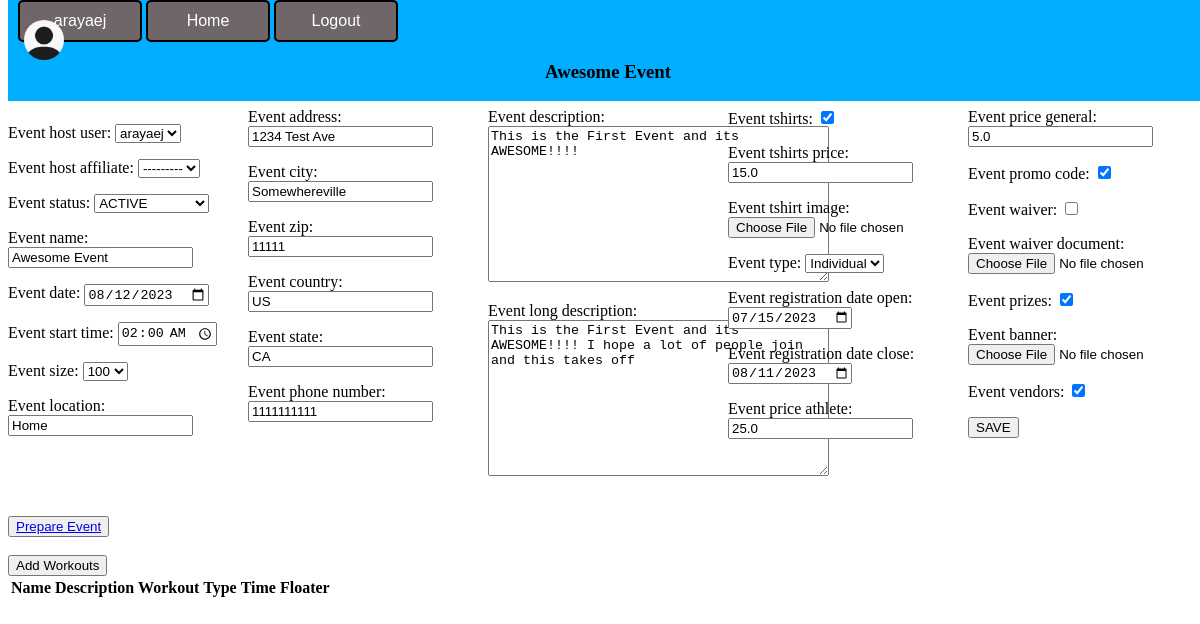
/your-events/Awesome Event (signed in), run on an earlier commit of the app's database.
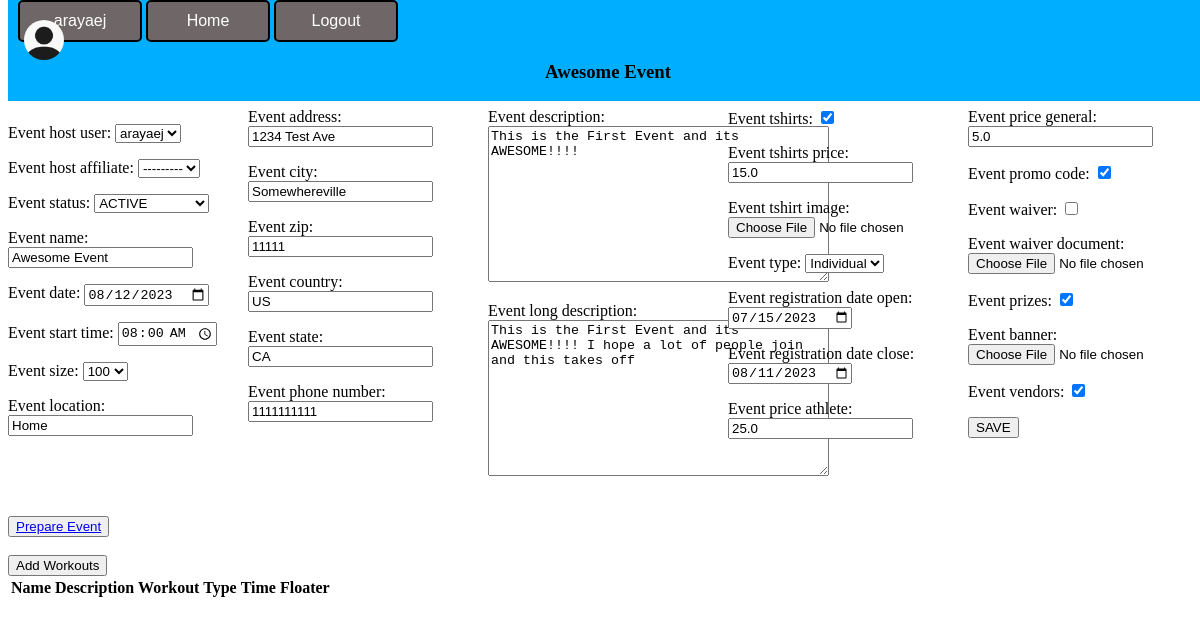
And on a later commit of the database.
### PlanIFYWOD/models.py (models this page shows, shortened)
class Event(models.Model):
    event_id = models.AutoField(primary_key=True, unique=True)
    event_host_user = models.ForeignKey(UserAccount, on_delete=models.CASCADE, db_column='username')
    event_host_affiliate = models.ForeignKey(Affiliate, on_delete=models.CASCADE, related_name='+', blank=True, null=True)
    event_status = models.CharField(max_length=25, choices=EVENT_STATUS, default='ACTIVE',null=False)
    event_name = models.CharField(max_length=100, unique=True)
    event_date_created = models.DateField(null=False, auto_now=True)
    event_date = models.DateField(null=False)
    event_start_time = models.TimeField(null=True, blank=True)
    event_size = models.CharField(max_length=10, choices=SIZE, default='50-100', null=False)
    event_location = models.CharField(max_length=100)
    event_address = models.CharField(max_length=100)
    event_city = models.CharField(max_length=100, null=True, blank=True)
    event_zip = models.IntegerField(null=True, blank=True)
    event_country = models.CharField(max_length=50, null=True)
    event_state = models.CharField(max_length=30, null=True)
    event_phone_number = models.CharField(max_length=20)
    event_description = models.TextField(max_length=100, null=True, blank=True)
    event_long_description = models.TextField(max_length=512, null=True, blank=True)
    event_tshirts = models.BooleanField(default=False)
    event_tshirts_price = models.FloatField(null=True, blank=True, default=0.00)
    event_tshirt_image = models.ImageField(upload_to='shirt-images', null=True, blank=True)
    event_type = models.TextField(max_length=20, choices=EVENT_TYPE, default='Individual',null=False)
    event_registration_date_open = models.DateField(null=True, blank=True)
    event_registration_date_close = models.DateField(null=True, blank=True)
    event_price_athlete = models.FloatField(default=0.00)
    event_price_general = models.FloatField(default=0.00)
    event_promo_code = models.BooleanField(default=False)
    event_waiver = models.BooleanField(default=False)
    event_waiver_document = models.FileField(null=True, blank=True)
    event_prizes = models.BooleanField(default=False)
    event_banner = models.ImageField(upload_to='images/', null=True, blank=True)
    event_vendors = models.BooleanField(default=False)
    def __str__(self) -> str:
        return self.event_name

### PlanIFYWOD/views.py (the view, shortened to what this page needs)
# urls.py: path('your-events/<str:eventname>', views.hostedevents, name='HostedEvent'),
@login_required(login_url='SignIn')
def hostedevents(request, eventname):
    usern = UserAccount.objects.get(username=request.user)
    event = Event.objects.get(event_name=eventname)
    form = FullEventForm(instance=event)
    form2 = EventWorkoutForm(initial={'event': event})
    workouts = EventWorkOut.objects.filter(event=event)
    return render(request, 'PlanIFYweb/hostevent.html', {'pagename': event, 'form': form, 'form2': form2, 'workout_list': workouts})

### PlanIFYWOD/forms.py
class FullEventForm(ModelForm):
    class Meta:
        model = Event
        fields = '__all__'
        widgets = {
            'event_date': DateIn(),
            'event_start_time' : TimeIn(),
            'event_date_created': DateIn(),
            'event_registration_date_open': DateIn(),
            'event_registration_date_close': DateIn(),
        }

class EventWorkoutForm(ModelForm):
    class Meta:
        model = EventWorkOut
        fields = '__all__'

### PlanIFYWOD/models.py (called while the page is built)
    def __str__(self) -> str:
        return str(self.username)

### PlanIFYWOD/templates/PlanIFYweb/hostevent.html (shortened to what this page needs)
{% extends 'PlanIFYweb/navbar.html' %}
{% block content %}
<body>
    <div class="filler">
        <h1 class="filler-text">filler</h1>
    </div>
    <div class="event-input-form">
        <form action="" method="POST" enctype="multipart/form-data">
            {{form.as_p}}
            <input type="submit" value="SAVE">
        </form>
        <br>
    </div>
    <br>
    <br>
    <button>
        <a href="{% url 'PrepareEvent' event=pagename %}">Prepare Event</a>
    </button>
    <br>
    <br>
    <div class="add-workout-form">
        <button id="add-workouts" class="add-workouts">Add Workouts</button>
        <table class="workout-table">
            <tr>
                <th>Name</th>
                <th>Description</th>
                <th>Workout Type</th>
                <th>Time</th>
                <th>Floater</th>
            </tr>
        </table>
    </div>
</body>
{% endblock %}

### PlanIFYWOD/templates/PlanIFYweb/navbar.html (shortened to what this page needs)
{% load static %}
<!DOCTYPE html>
<html>
    <head>
        <link rel="stylesheet" type="text/css" href="{% static '/css/main.css' %}">
    </head>
    {% if user.is_authenticated %}
        <div class="nav-bar">
            <a href="{% url 'Profile' user=user %}"><div class="dashboard-button">{{user}}</div></a>
                {% if profile_pic %}
                    <img src="media/{{ img }}" class="profile-pic" />
                {% else %}
                <img src="{% static '/media/images/generic_avatar.png'  %}" class="profile-pic" />
                {% endif %}
            <a href="{% url 'Home' %}"><div class="dashboard-button">Home</div></a>
            <a href="{% url 'SignOut' %}"><div class="dashboard-button">Logout</div></a>
            <center><h3>{{pagename}}</h3></center>
        </div>
    {% endif %}
    {% block content %}
    {% endblock%}
</html>

### PlanIFYweb/static/css/main.css (style rules this page uses)
div.nav-bar { background-color: rgb(0, 174, 255);; position:fixed; top: 0; width: 100%; overflow: hidden; z-index: 1; }
.profile-pic { position: absolute; left: 16px; top: 20px; width: 40px; height: 40px; border-radius: 50%; }
.filler { margin-top: 50px; }
.filler-text { color: white; }
.dashboard-button { color: white; position: relative; left: 10px; padding: 10px; width: 100px; border: 2px solid; border-radius: 5px; border-color: black; color: white; text-align: center; display: inline-block; background-color: rgb(111, 103, 103); font-family: Arial, Helvetica, sans-serif; }
.event-input-form { columns: 5; }

What changed in the data, as far as the page shows it:
changed Event "Awesome Event": event_start_time "02:00:00" → "08:00:00"
